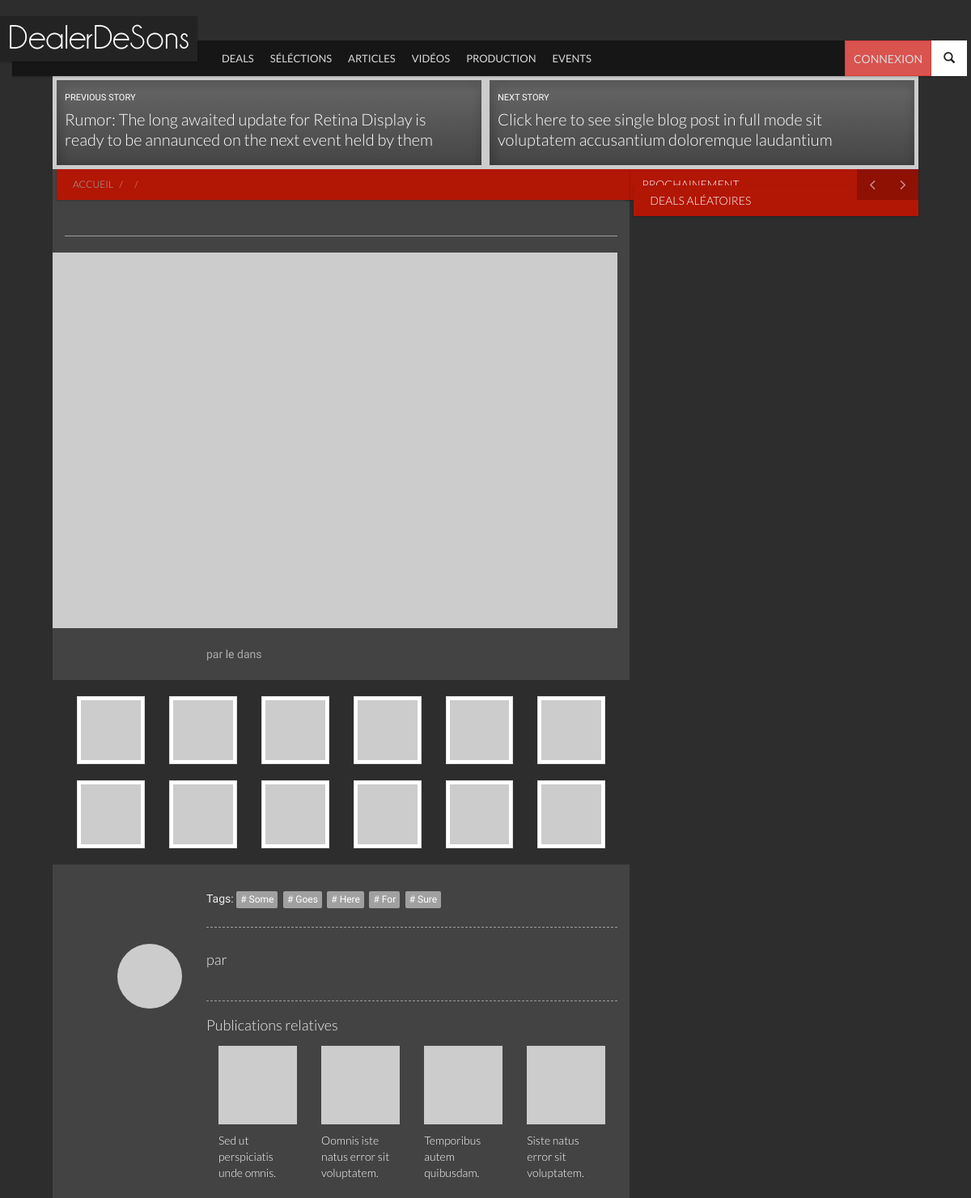
The app's page /articles-24.html (upper part), older data.
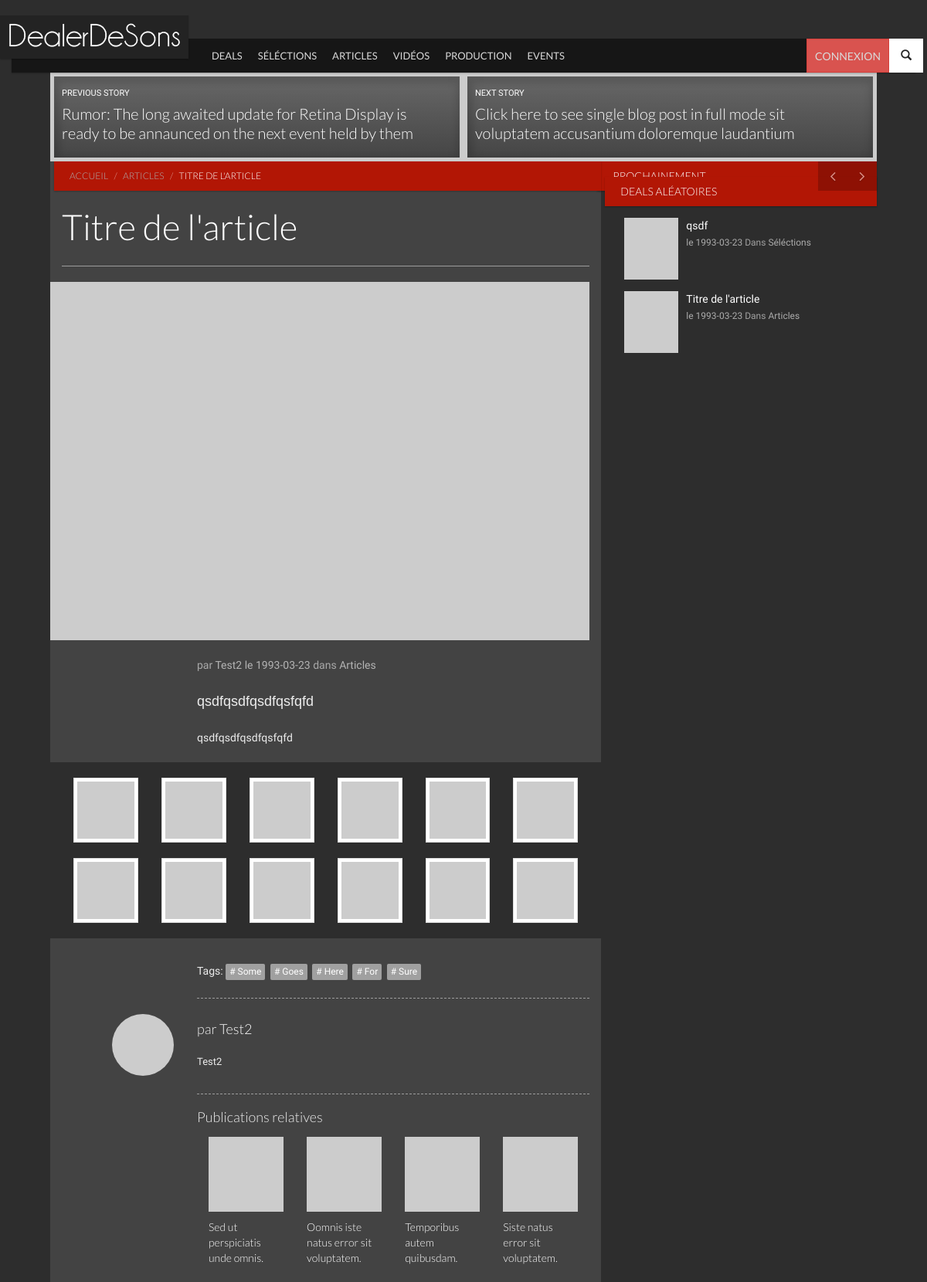
The same page, newer data.
### tables this page shows
CREATE TABLE `categories` (
`id_cat` int(11) NOT NULL,
  `nom_cat` varchar(255) NOT NULL,
  `menu` bit(1) NOT NULL,
  `ordre` int(2) NOT NULL
);

CREATE TABLE `articles` (
`id_article` int(1) NOT NULL,
  `titre` varchar(255) NOT NULL,
  `introduction` text NOT NULL,
  `contenu` text NOT NULL,
  `statut` tinyint(1) DEFAULT NULL,
  `en_avant` tinyint(1) NOT NULL,
  `date` date NOT NULL,
  `note` int(11) NOT NULL,
  `nbr_notes` int(11) NOT NULL,
  `id_user` int(11) NOT NULL,
  `id_cat` int(11) NOT NULL
);

CREATE TABLE `utilisateurs` (
`id_user` int(11) unsigned NOT NULL,
  `nom_user` varchar(32) NOT NULL,
  `password` char(40) NOT NULL,
  `email` varchar(128) NOT NULL,
  `role` int(1) NOT NULL DEFAULT '1',
  `hash_validation` char(32) NOT NULL,
  `date_inscription` datetime NOT NULL,
  `avatar` varchar(128) NOT NULL DEFAULT '',
  `bio` text NOT NULL,
  `facebook` varchar(255) NOT NULL,
  `twitter` varchar(255) NOT NULL,
  `instagram` varchar(255) NOT NULL,
  `vimeo` varchar(255) NOT NULL,
  `tumblr` varchar(255) NOT NULL,
  `linkedin` varchar(255) NOT NULL,
  `soundcloud` varchar(255) NOT NULL,
  `youtube` varchar(255) NOT NULL
);

### inc/modeles/articles.php (called while the page is built, shortened)
<?php
function liste_categories($menu='', $by=''){
	$categories = array();
	$req_menu = '';
	$order_by = '';
	$limit = '';
	switch ($menu)
	{
	case 'menu':
        $req_menu = 'WHERE menu = 1';
    break;
	}
	switch ($by)
	{
	case 'croissant':
        $order_by = 'ORDER BY ordre ASC';
    break;
	}
	$ajoutRequete = $req_menu.' '.$order_by.' '.$limit.'';
	$myRequete = 'SELECT *
					FROM categories
					'.$ajoutRequete;
	$req = requete($myRequete);
        while ($data = mysqli_fetch_assoc($req))
        {
                $categories[] = $data;
        }
        return $categories;
}
function liste_articles($by='autre', $id_cat='', $id_user='', $limit='10', $statut='public'){
	$articles = array();
	$by_user = null;
	$by_cat = null;
	switch ($by)
	{
	case 'date':
        $order_by = 'ORDER BY articles.date';
    break;
    case 'alea':
        $order_by = 'ORDER BY rand()';
    break;
	}
	switch ($statut)
	{
	case 'public':
        $statut_req = 'AND articles.statut = "1"';
    break;
	}
	if(!empty($id_cat)) {
	    $by_cat = 'AND categories.id_cat = "'.$id_cat.'"';
	}
	if(!empty($limit)) {
	    $limit = 'LIMIT '.$limit;
	}
	$ajoutRequete = $statut_req.'
					'.$by_cat.'
					'.$by_user.'
					'.$order_by.'
					'.$limit.';';
	$myRequete = 'SELECT *
					FROM articles, utilisateurs, categories
					WHERE articles.id_user = utilisateurs.id_user
					AND articles.id_cat = categories.id_cat
					'.$ajoutRequete;
	$req = requete($myRequete);
	if ($req) {
        while ($data = mysqli_fetch_assoc($req))
        {
                $articles[] = $data;
        }
    }
        return $articles;
 }
function display_article($id_article){
	$myRequete = 'SELECT *
						FROM articles, categories, utilisateurs
						WHERE articles.id_user = utilisateurs.id_user
						AND  articles.id_cat = categories.id_cat
						AND articles.id_article = '.$id_article.'';
	$req = requete($myRequete);
        $data = mysqli_fetch_array($req);
        return $data;
}
?>

### inc/fonctions.php (called while the page is built, shortened)
<?php
function requete($myRequete) {
	global $query_count, $myConnexion;
	return mysqli_query($myConnexion,$myRequete);
}
?>

### inc/init.php (called while the page is built, shortened)
<?php
	include(dirname(__FILE__).'/modeles/articles.php');
	$categories_menu = liste_categories('menu', 'croissant');
	$page = isset($_GET['page']) ? $page = $_GET['page'] : $page = '';
	if(($page == '') OR ($page == 'accueil') OR ($page == 'index') OR ($page == 'articles') OR ($page == 'categories')){
	$widget_aleatoire = liste_articles('alea');
	}
?>

### pages/vues/article.php (the view, shortened to what the changed rows need)
			<div class="section section-no-margin-bottom row entries bg-primary">
				<article class="entry style-grid style-hero hero-nav type-post col-xs-6 col-sm-6">
					<a href="single.html">
						<header class="entry-header">
							<p class="small">Previous Story</p>
							<h3 class="entry-title">Rumor: The long awaited update for Retina Display is ready to be annaunced on the next event held by them</h3>
						</header>
						<figure class="entry-thumbnail">
							<div class="overlay overlay-primary"></div>
							<img src="../img/placeholder.gif" data-src="http://placehold.it/480x280" data-src-retina="http://placehold.it/720x420" width="480" height="280" alt="">
						</figure>
					</a>
				</article>
				<article class="entry style-grid style-hero hero-nav type-post col-xs-6 col-sm-6">
					<a href="single-full.html">
						<header class="entry-header">
							<p class="small">Next Story</p>
							<h3 class="entry-title">Click here to see single blog post in full mode sit voluptatem accusantium doloremque laudantium</h3>
						</header>
						<figure class="entry-thumbnail">
							<div class="overlay overlay-primary"></div>
							<img src="../img/placeholder.gif" data-src="http://placehold.it/480x280" data-src-retina="http://placehold.it/720x420" width="480" height="280" alt="">
						</figure>
					</a>
				</article>
			</div>
			<div id="content" class="content section row">
				<div class="col-md-8 bg-base col-lg-8 col-xl-9">
					<div class="ribbon ribbon-highlight">
						<ol class="breadcrumb ribbon-inner">
							<li><a href="index.html">Accueil</a></li>
							<li><a href="index.php?page=categories&amp;id=<?php echo $data['id_cat']; ?>"><?php echo $data['nom_cat']; ?></a></li>
							<li class="active" title="<?php echo $data['titre']; ?>"><?php echo $data['titre']; ?></li>
						</ol>
					</div>
					<header class="page-header">
						<h2 class="page-title">
							<?php echo $data['titre']; ?>
						</h2>
					</header>
					<article class="entry style-single type-post">
						<figure class="entry-thumbnail">
							<img src="../img/placeholder.gif" data-src="http://placehold.it/680x452" data-src-retina="http://placehold.it/1024x680" width="680" height="452" alt="">
						</figure>
						<div class="entry-meta indented">
							<span class="author">par <a href="index.php?page=utilisateurs&amp;id=<?php echo $data['id_user']; ?>"><?php echo $data['nom_user']; ?></a></span>
							<span class="entry-date"><a href="blog.html">le <time datetime="<?php echo $data['date']; ?>"><?php echo $data['date']; ?></time></a></span>
							<span class="category">dans <a href="index.php?page=categories&amp;id=<?php echo $data['id_cat']; ?>"><?php echo $data['nom_cat']; ?></a></span>
						</div>
						<div class="entry-content indented">
							<p class="lead">
								<?php echo $data['introduction']; ?>
							</p>
							<p>
								<?php echo $data['contenu']; ?>
							</p>
							<div class="gallery bg-page flushed-left">
								<div class="row">
									<div class="col-xs-3 col-sm-2">
										<a href="http://placehold.it/460x460" title="Image 1" class="thumbnail" data-rel="prettyPhoto[gallery]">
											<img src="../img/placeholder.gif" data-src="http://placehold.it/80x80" data-src-retina="http://placehold.it/160x160" width="80" height="80" alt="">
										</a>
									</div>
									<div class="col-xs-3 col-sm-2">
										<a href="http://placehold.it/460x460" title="Image 2" class="thumbnail" data-rel="prettyPhoto[gallery]">
											<img src="../img/placeholder.gif" data-src="http://placehold.it/80x80" data-src-retina="http://placehold.it/160x160" width="80" height="80" alt="">
										</a>
									</div>
									<div class="col-xs-3 col-sm-2">
										<a href="http://placehold.it/460x460" title="Image 3" class="thumbnail" data-rel="prettyPhoto[gallery]">
											<img src="../img/placeholder.gif" data-src="http://placehold.it/80x80" data-src-retina="http://placehold.it/160x160" width="80" height="80" alt="">
										</a>
									</div>
									<div class="col-xs-3 col-sm-2">
										<a href="http://placehold.it/460x460" title="Image 4" class="thumbnail" data-rel="prettyPhoto[gallery]">
											<img src="../img/placeholder.gif" data-src="http://placehold.it/80x80" data-src-retina="http://placehold.it/160x160" width="80" height="80" alt="">
										</a>
									</div>
									<div class="col-xs-3 col-sm-2">
										<a href="http://placehold.it/460x460" title="Image 5" class="thumbnail" data-rel="prettyPhoto[gallery]">
											<img src="../img/placeholder.gif" data-src="http://placehold.it/80x80" data-src-retina="http://placehold.it/160x160" width="80" height="80" alt="">
										</a>
									</div>
									<div class="col-xs-3 col-sm-2">
										<a href="http://placehold.it/460x460" title="Image 6" class="thumbnail" data-rel="prettyPhoto[gallery]">
											<img src="../img/placeholder.gif" data-src="http://placehold.it/80x80" data-src-retina="http://placehold.it/160x160" width="80" height="80" alt="">
										</a>
									</div>
									<div class="col-xs-3 col-sm-2">
										<a href="http://placehold.it/460x460" title="Image 7" class="thumbnail" data-rel="prettyPhoto[gallery]">
											<img src="../img/placeholder.gif" data-src="http://placehold.it/80x80" data-src-retina="http://placehold.it/160x160" width="80" height="80" alt="">
										</a>
									</div>
									<div class="col-xs-3 col-sm-2">
										<a href="http://placehold.it/460x460" title="Image 8" class="thumbnail" data-rel="prettyPhoto[gallery]">
											<img src="../img/placeholder.gif" data-src="http://placehold.it/80x80" data-src-retina="http://placehold.it/160x160" width="80" height="80" alt="">
										</a>
									</div>
									<div class="col-xs-3 col-sm-2">
										<a href="http://placehold.it/460x460" title="Image 9" class="thumbnail" data-rel="prettyPhoto[gallery]">
											<img src="../img/placeholder.gif" data-src="http://placehold.it/80x80" data-src-retina="http://placehold.it/160x160" width="80" height="80" alt="">
										</a>
									</div>
									<div class="col-xs-3 col-sm-2">
										<a href="http://placehold.it/460x460" title="Image 10" class="thumbnail" data-rel="prettyPhoto[gallery]">
											<img src="../img/placeholder.gif" data-src="http://placehold.it/80x80" data-src-retina="http://placehold.it/160x160" width="80" height="80" alt="">
										</a>
									</div>
									<div class="col-xs-3 col-sm-2">
										<a href="http://placehold.it/460x460" title="Image 10" class="thumbnail" data-rel="prettyPhoto[gallery]">
											<img src="../img/placeholder.gif" data-src="http://placehold.it/80x80" data-src-retina="http://placehold.it/160x160" width="80" height="80" alt="">
										</a>
									</div>
									<div class="col-xs-3 col-sm-2">
										<a href="http://placehold.it/460x460" title="Image 2" class="thumbnail" data-rel="prettyPhoto[gallery]">
											<img src="../img/placeholder.gif" data-src="http://placehold.it/80x80" data-src-retina="http://placehold.it/160x160" width="80" height="80" alt="">
										</a>
									</div>
								</div>
							</div>
						</div>
					</article>
					<div class="after-entry indented">
						<aside class="widget post-tags">
							<i class="icon-tags"></i> Tags:
							<a href="#"> Some</a>
							<a href="#"> Goes</a>
							<a href="#"> Here</a>
							<a href="#"> For</a>
							<a href="#"> Sure</a>
						</aside>
						<hr>
						<aside class="widget widget-author media">
							<figure class="entry-author-avatar media-object avatar pull-left">
								<img src="../img/placeholder.gif" data-src="http://placehold.it/230x230" data-src-retina="http://placehold.it/460x460" width="230" height="230" class="img-circle" alt="">
							</figure>
							<div class="media-body">
								<h4 class="entry-author-name">par <a href="index.php?page=utilisateurs&amp;id=<?php echo $data['id_user']; ?>"><?php echo $data['nom_user']; ?></a></h4>
								<p>
									<?php echo $data['nom_user']; ?>
								</p>
							</div>
						</aside>
						<hr>
						<aside class="widget">
							<h4 class="widget-title">Publications relatives</h4>
							<div class="entries row">
								<article class="entry type-post style-thumbnail col-xs-3 col-sm-3">
									<figure class="entry-thumbnail">
										<img src="../img/placeholder.gif" data-src="http://placehold.it/230x230" data-src-retina="http://placehold.it/460x460" width="230" height="230" alt="">
									</figure>
									<h3 class="entry-title"><a href="single.html">Sed ut perspiciatis unde omnis.</a> </h3>
								</article>
								<article class="entry type-post style-thumbnail col-xs-3 col-sm-3">
									<figure class="entry-thumbnail">
										<img src="../img/placeholder.gif" data-src="http://placehold.it/230x230" data-src-retina="http://placehold.it/460x460" width="230" height="230" alt="">
									</figure>
									<h3 class="entry-title"><a href="single.html">Oomnis iste natus error sit voluptatem.</a> </h3>
								</article>
								<article class="entry type-post style-thumbnail col-xs-3 col-sm-3">
									<figure class="entry-thumbnail">
										<img src="../img/placeholder.gif" data-src="http://placehold.it/230x230" data-src-retina="http://placehold.it/460x460" width="230" height="230" alt="">
									</figure>
									<h3 class="entry-title"><a href="single.html">Temporibus autem quibusdam.</a> </h3>
								</article>
								<article class="entry type-post style-thumbnail col-xs-3 col-sm-3">
									<figure class="entry-thumbnail">
										<img src="../img/placeholder.gif" data-src="http://placehold.it/230x230" data-src-retina="http://placehold.it/460x460" width="230" height="230" alt="">
									</figure>
									<h3 class="entry-title"><a href="single.html">Siste natus error sit voluptatem.</a> </h3>
								</article>
							</div>
						</aside>
					</div>
				</div>
<?php
include('includes/sidebar.php');
?>
			</div>

### pages/vues/header.php (shortened to what the changed rows need)
<!DOCTYPE html>
 <html class="no-js">
	<head>
		<link rel="stylesheet" href="vendor/bootstrap/css/bootstrap.min.css">
		<link rel="stylesheet" href="vendor/font-awesome/css/font-awesome.min.css">
		<link rel="stylesheet" href="vendor/prettyPhoto/css/prettyPhoto.css">
		<link rel="stylesheet" href="css/base.css">
		<link rel="stylesheet" href="css/components.css">
		<link rel="stylesheet" href="css/style.css">
		<link rel="stylesheet" href="css/modifs.css">
	</head>
	<body>
		<nav id="header" class="header-navbar" role="navigation">
			<div class="header-navbar-inner container">
				<ul class="nav navbar-nav">
<?php
foreach($categories_menu as $data)
{
?>
					<li class="visible-md visible-lg"><a href="categories-<?php echo $data['id_cat']; ?>.html"><?php echo $data['nom_cat']; ?></a></li>
<?php
}
?>
				</ul>
			</div>
		</nav>
		<div id="main" class="container">

### pages/vues/includes/sidebar.php (shortened to what the changed rows need)
				<div class="sidebar col-md-4 col-lg-4 col-xl-3">
				<aside id="reviewCarousel" class="widget carousel slide">
						<h2 class="widget-title ribbon"><span>Prochainement</span></h2>
						<a class="left carousel-control" href="#reviewCarousel" data-slide="prev">
							<i class="fa fa-angle-left"></i>
						</a>
						<a class="right carousel-control" href="#reviewCarousel" data-slide="next">
							<i class="fa fa-angle-right"></i>
						</a>
					</aside>
				<aside class="widget">
						<h2 class="widget-title ribbon"><span>Deals Aléatoires</span></h2>
						<div class="entries row">
<?php
foreach($widget_aleatoire as $data)
{
?>
							<article class="type-post style-media-list media col-sm-6 col-md-12">
								<img src="http://placehold.it/80x80" data-src="http://placehold.it/80x80" data-src-retina="http://placehold.it/160x160" width="80" height="80" class="media-object pull-left" alt="" style="opacity: 1;">
								<div class="media-body">
									<h3 class="entry-title">
										<a href="articles-<?php echo $data['id_article'];?>.html" rel="bookmark"><?php echo $data['titre']; ?></a>
									</h3>
									<div class="entry-meta">
										<span class="entry-date"><a href="articles-<?php echo $data['id_article']; ?>.html">le <time datetime="<?php echo $data['date']; ?>"><?php echo $data['date']; ?></time></a></span>
										<span class="category">Dans <a href="categorie-<?php echo $data['id_cat']; ?>"><?php echo $data['nom_cat']; ?></a></span>
									</div>
								</div>
							</article>
<?php
}
?>
						</div>
					</aside>
				</div>
				</div>

Row changes from the older to the newer data that the page shows:
added articles: id_cat.nom_cat "ARTICLES", titre "TITRE DE L'ARTICLE", titre "Titre de l'article", id_user.nom_user "Test2", date "1993-03-23", id_cat.nom_cat "Articles", introduction "qsdfqsdfqsdfqsfqfd", contenu "qsdfqsdfqsdfqsfqfd"
added articles: titre "qsdf", date "1993-03-23", id_cat.nom_cat "Séléctions"
